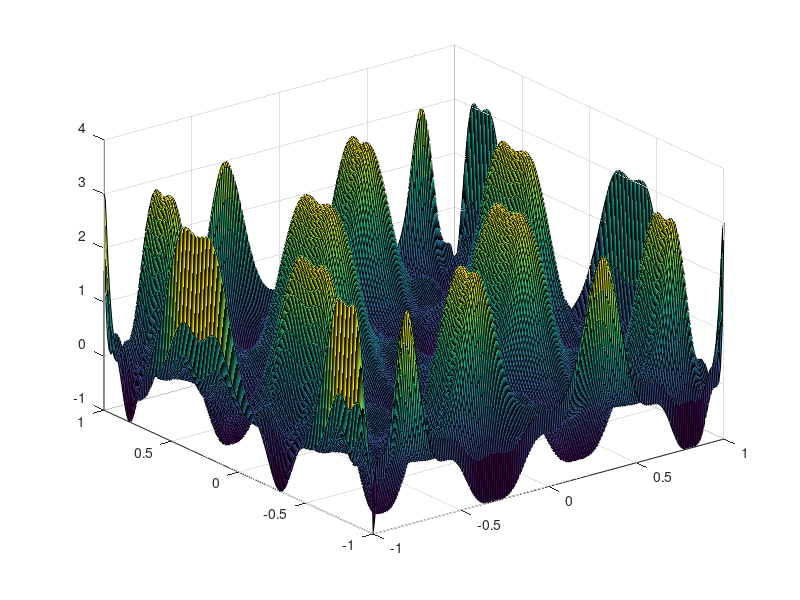

The MATLAB script that drew this image:
f=@(x,y)-(5.*y - 20.*y.^3 + 16.*y.^5).^6 + (-(5.*x - 20.*x.^3 + 16.*x.^5).^3 + 5.*y - 20.*y.^3 + 16.*y.^5).^2;
[x, y] = meshgrid (-1:0.01:1, -1:0.01:1);
surf(x, y, f(x, y))
